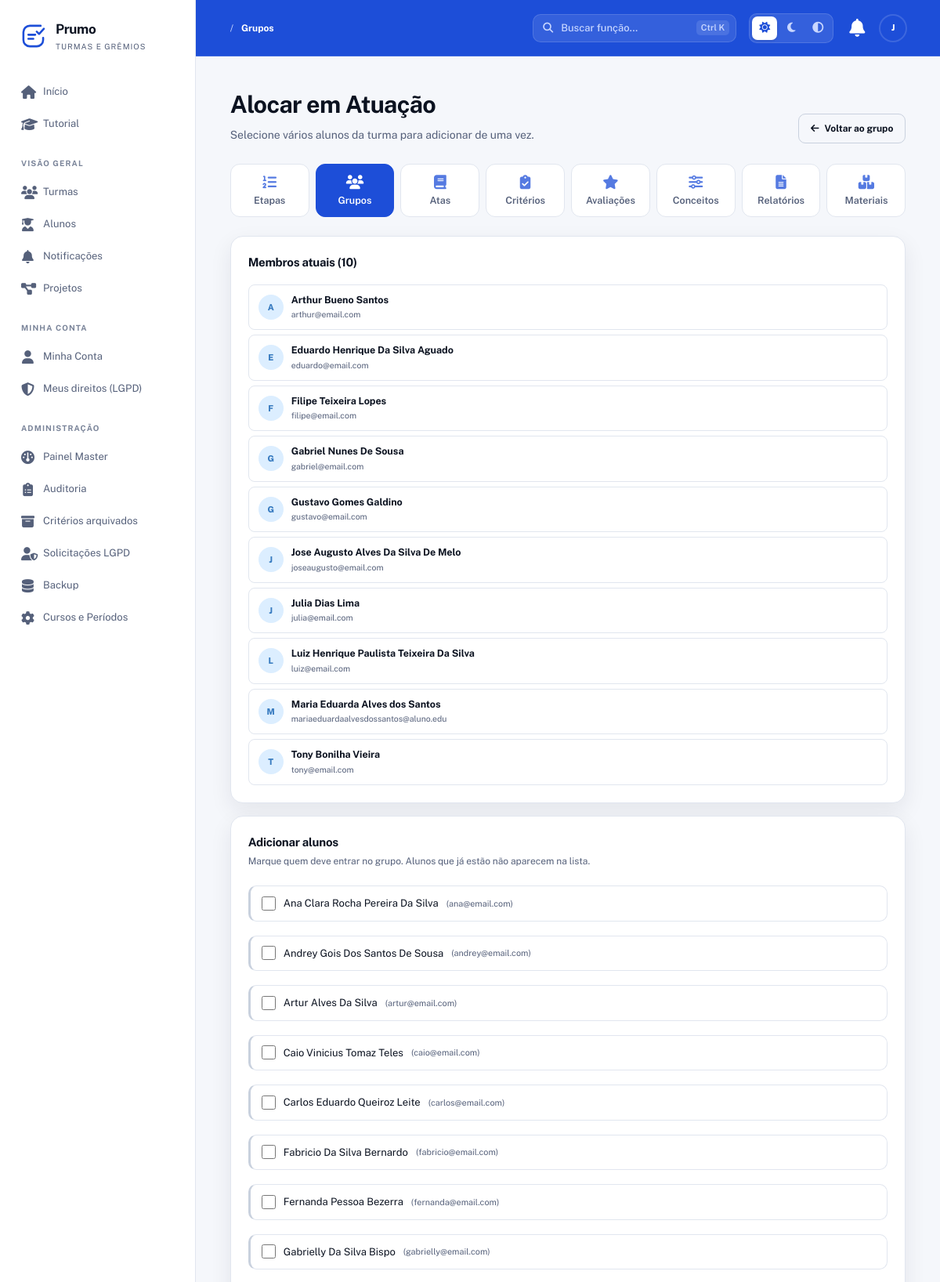
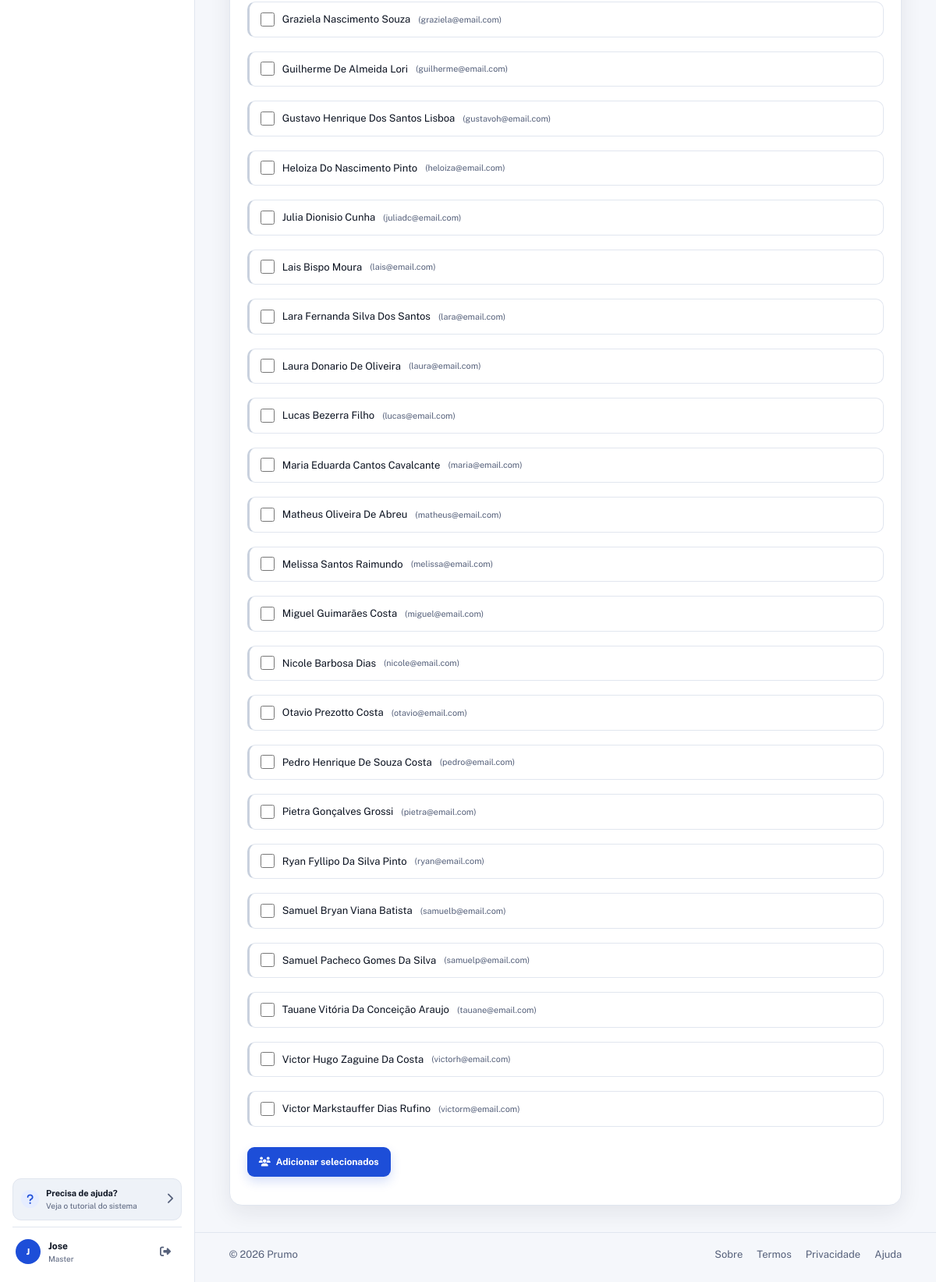
The app's page /Prumo/grupos/10/diretores/alocar (signed in) with its own data (2 pictures, top to bottom).
### tables this page shows
CREATE TABLE grupos (
  id INT AUTO_INCREMENT PRIMARY KEY,
  projeto_id INT NOT NULL,
  nome VARCHAR(150) NOT NULL,
  modo_avaliacao_grupo ENUM('individual','coletiva') DEFAULT 'individual',
  modo_avaliacao_por ENUM('diretor','representante','pares','autoavaliacao','misto') DEFAULT 'diretor',
  created_at TIMESTAMP DEFAULT CURRENT_TIMESTAMP,
  updated_at TIMESTAMP DEFAULT CURRENT_TIMESTAMP ON UPDATE CURRENT_TIMESTAMP,
  FOREIGN KEY (projeto_id) REFERENCES projetos(id) ON DELETE CASCADE,
  INDEX idx_grupos_projeto (projeto_id)
);

CREATE TABLE grupo_alunos (
  id INT AUTO_INCREMENT PRIMARY KEY,
  grupo_id INT NOT NULL,
  usuario_id INT NOT NULL,
  entrou_em TIMESTAMP DEFAULT CURRENT_TIMESTAMP,
  saiu_em DATETIME DEFAULT NULL,
  UNIQUE KEY unico_grupo_aluno (grupo_id, usuario_id),
  FOREIGN KEY (grupo_id) REFERENCES grupos(id) ON DELETE CASCADE,
  FOREIGN KEY (usuario_id) REFERENCES usuarios(id) ON DELETE CASCADE,
  INDEX idx_ga_usuario (usuario_id)
);

CREATE TABLE usuarios (
  id INT AUTO_INCREMENT PRIMARY KEY,
  nome VARCHAR(150) NOT NULL,
  email VARCHAR(150) NOT NULL UNIQUE,
  senha VARCHAR(255) NOT NULL,
  tipo ENUM('aluno','master') NOT NULL DEFAULT 'aluno',
  telefone VARCHAR(20) DEFAULT NULL,
  data_nascimento DATE DEFAULT NULL,
  email_confirmado TINYINT(1) NOT NULL DEFAULT 0,
  email_token VARCHAR(255) DEFAULT NULL,
  email_token_expira DATETIME DEFAULT NULL,
  primeiro_login TINYINT(1) NOT NULL DEFAULT 1,
  ativo TINYINT(1) NOT NULL DEFAULT 1,
  lgpd_aceito TINYINT(1) NOT NULL DEFAULT 0,
  lgpd_data DATETIME DEFAULT NULL,
  ultimo_acesso DATETIME DEFAULT NULL,
  created_at TIMESTAMP DEFAULT CURRENT_TIMESTAMP,
  updated_at TIMESTAMP DEFAULT CURRENT_TIMESTAMP ON UPDATE CURRENT_TIMESTAMP,
  INDEX idx_usuarios_email (email),
  INDEX idx_usuarios_tipo (tipo),
  INDEX idx_usuarios_ativo (ativo)
);

### app/Controllers/DiretorController.php (called while the page is built, shortened)
<?php
require_once __DIR__ . '/../Core/App.php';
require_once __DIR__ . '/../Models/Projeto.php';
require_once __DIR__ . '/../Models/Grupo.php';
require_once __DIR__ . '/../Models/GrupoAluno.php';
class DiretorController
{
    private Projeto      $projeto;
    private Grupo        $grupo;
    private GrupoAluno   $membro;
    public function __construct()
    {
        $this->projeto = new Projeto();
        $this->grupo   = new Grupo();
        $this->membro  = new GrupoAluno();
    }
    public function alocarForm(int $grupoId)
    {
        $grupo = $this->grupo->porId($grupoId);
        $projeto = $this->projeto->porId((int) $grupo['projeto_id']);
        $candidatos = $this->membro->candidatosNaTurma($grupoId, (int) $projeto['turma_id']);
        $membros    = $this->membro->listarAtivos($grupoId);
        $this->render('diretores/alocar', [
            'grupo'      => $grupo,
            'projeto'    => $projeto,
            'candidatos' => $candidatos,
            'membros'    => $membros,
        ]);
    }
    private function render(string $view, array $dados = []): void
    {
        extract($dados);
        require __DIR__ . '/../Views/' . $view . '.php';
    }
}

### app/Core/Router.php (called while the page is built, shortened)
<?php
require_once __DIR__ . '/App.php';
class Router
{
    private $routes = ['GET' => [], 'POST' => []];
    public function get($uri, $action, $roles = [])
    {
        $this->routes['GET'][$uri] = ['action' => $action, 'roles' => $roles];
    }
    public function post($uri, $action, $roles = [])
    {
        $this->routes['POST'][$uri] = ['action' => $action, 'roles' => $roles];
    }
    public function dispatch($requestUri)
    {
        $path     = parse_url($requestUri, PHP_URL_PATH);
        $basePath = App::getBasePath();
        if ($basePath && strpos($path, $basePath) === 0) {
            $path = substr($path, strlen($basePath));
        }
        $method = $_SERVER['REQUEST_METHOD'];
        $route  = $this->routes[$method][$path] ?? null;
        $params = [];
        if (!$route) {
            foreach ($this->routes[$method] as $routePath => $routeData) {
                if (str_contains($routePath, '{')) {
                    $pattern = preg_replace('#\{[a-zA-Z0-9_]+\}#', '([a-zA-Z0-9_\-\.]+)', $routePath);
                    $pattern = "#^" . $pattern . "$#";
                    if (preg_match($pattern, $path, $matches)) {
                        array_shift($matches);
                        $route  = $routeData;
                        $params = $matches;
                        break;
                    }
                }
            }
        }
        $action = $route['action'];
        [$controller, $methodName] = explode('@', $action);
        $controllerInstance = new $controller();
        $controllerInstance->$methodName(...$params);
    }
}

### public/index.php (called while the page is built, shortened)
<?php
require_once __DIR__ . '/../app/Core/App.php';
require_once __DIR__ . '/../app/Config/database.php';
require_once __DIR__ . '/../app/Core/Router.php';
$router = new Router();
$router->dispatch($_SERVER['REQUEST_URI']);

### app/Config/database.php (called while the page is built, shortened)
<?php
require_once __DIR__ . '/../Core/App.php';
class Database
{
    private static $connection = null;
    public static function getConnection()
    {
        if (self::$connection === null) {
            try {
                $host = App::get('DB_HOST', '127.0.0.1');
                $dbname = App::get('DB_NAME', 'ProjetoBase');
                $user = App::get('DB_USER', 'root');
                $pass = App::get('DB_PASS', '');
                $port = App::get('DB_PORT', '3306');
                if (strpos($host, ':') !== false) {
                    $dsn = "mysql:host={$host};dbname={$dbname};charset=utf8";
                } else {
                    $dsn = "mysql:host={$host};port={$port};dbname={$dbname};charset=utf8";
                }
                self::$connection = new PDO(
                    $dsn,
                    $user,
                    $pass,
                    [
                        PDO::ATTR_ERRMODE => PDO::ERRMODE_EXCEPTION,
                        PDO::ATTR_DEFAULT_FETCH_MODE => PDO::FETCH_ASSOC,
                        PDO::ATTR_EMULATE_PREPARES => false
                    ]
                );
            } catch (PDOException $e) {
                error_log("Erro de conexão com o banco: " . $e->getMessage());
                throw new Exception("Erro de conexão com o banco de dados: " . $e->getMessage());
            }
        }
        return self::$connection;
    }
}

### app/Core/Model.php (called while the page is built, shortened)
<?php
require_once __DIR__ . '/../Config/database.php';
class Model
{
    public function __construct()
    {
        $this->conn = Database::getConnection();
    }
}

### app/Models/Grupo.php (called while the page is built, shortened)
<?php
require_once __DIR__ . '/../Core/Model.php';
class Grupo extends Model
{
    public function porId(int $id): ?array
    {
        $stmt = $this->conn->prepare("
            SELECT g.*, p.nome AS projeto_nome, p.turma_id,
                   t.nome AS turma_nome, p.encerrado AS projeto_encerrado
            FROM grupos g
            INNER JOIN projetos p ON p.id = g.projeto_id
            INNER JOIN turmas t ON t.id = p.turma_id
            WHERE g.id = ? LIMIT 1
        ");
        $stmt->execute([$id]);
        return $stmt->fetch(PDO::FETCH_ASSOC) ?: null;
    }
}

### app/Core/App.php (called while the page is built, shortened)
<?php
class App
{
    private static $config = null;
    public static function init()
    {
        if (self::$config === null) {
            $envFile = __DIR__ . '/../../.env';
            self::$config = parse_ini_file($envFile);
        }
    }
    public static function get($key, $default = null)
    {
        return self::$config[$key] ?? $_ENV[$key] ?? $default;
    }
    public static function getName()
    {
        return self::get('APP_NAME', 'ProjetoBase');
    }
    public static function getBasePath()
    {
        return self::get('APP_BASE_PATH', '/' . self::getName());
    }
}

### app/Models/GrupoAluno.php (called while the page is built, shortened)
<?php
require_once __DIR__ . '/../Core/Model.php';
class GrupoAluno extends Model
{
    public function listarAtivos(int $grupoId): array
    {
        $stmt = $this->conn->prepare("
            SELECT ga.id, ga.usuario_id, ga.entrou_em, u.nome, u.email
            FROM grupo_alunos ga
            INNER JOIN usuarios u ON u.id = ga.usuario_id
            WHERE ga.grupo_id = ? AND ga.saiu_em IS NULL
            ORDER BY u.nome ASC
        ");
        $stmt->execute([$grupoId]);
        return $stmt->fetchAll(PDO::FETCH_ASSOC);
    }
    public function candidatosNaTurma(int $grupoId, int $turmaId): array
    {
        $stmt = $this->conn->prepare("
            SELECT u.id, u.nome, u.email
            FROM turma_usuarios tu
            INNER JOIN usuarios u ON u.id = tu.usuario_id
            WHERE tu.turma_id = ? AND tu.ativo = 1
              AND NOT EXISTS (
                  SELECT 1 FROM grupo_alunos ga
                  WHERE ga.grupo_id = ? AND ga.usuario_id = u.id AND ga.saiu_em IS NULL
              )
            ORDER BY u.nome ASC
        ");
        $stmt->execute([$turmaId, $grupoId]);
        return $stmt->fetchAll(PDO::FETCH_ASSOC);
    }
}

### app/Models/Projeto.php (called while the page is built, shortened)
<?php
require_once __DIR__ . '/../Core/Model.php';
class Projeto extends Model
{
    public function porId(int $id): ?array
    {
        $stmt = $this->conn->prepare("
            SELECT p.*, t.nome AS turma_nome, t.codigo_acesso AS turma_codigo,
                   u.nome AS encerrado_por_nome
            FROM projetos p
            INNER JOIN turmas t ON t.id = p.turma_id
            LEFT JOIN usuarios u ON u.id = p.encerrado_por
            WHERE p.id = ? LIMIT 1
        ");
        $stmt->execute([$id]);
        return $stmt->fetch(PDO::FETCH_ASSOC) ?: null;
    }
}

### app/Views/diretores/alocar.php (the view, shortened to what this page needs)
<?php
require_once __DIR__ . '/../layouts/header.php';
require_once __DIR__ . '/../layouts/nav.php';
?>
<section class="hero-section">
    <div>
        <h1>Alocar em <?= h($grupo['nome']) ?></h1>
        <p class="hero-subtitle">
            Selecione vários alunos da turma para adicionar de uma vez.
        </p>
    </div>
    <div class="hero-actions">
        <a class="button button-ghost" href="<?= $basePath ?>/grupos/<?= (int) $grupo['id'] ?>">
            <i class="fas fa-arrow-left"></i> Voltar ao grupo
        </a>
    </div>
</section>
<?php require __DIR__ . '/../projetos/_nav.php'; ?>
<section class="panel mb-16">
    <div class="panel-header">
        <div>
            <h2>Membros atuais (<?= count($membros) ?>)</h2>
        </div>
    </div>
    <?php if (empty($membros)): ?>
        <p class="text-muted">Nenhum membro.</p>
    <?php else: ?>
        <div class="membros-lista">
            <?php foreach ($membros as $m): ?>
                <div class="membro-item">
                    <span class="avatar avatar-blue"><?= strtoupper(substr($m['nome'], 0, 1)) ?></span>
                    <div class="membro-info">
                        <strong><?= h($m['nome']) ?></strong>
                        <small><?= h($m['email']) ?></small>
                    </div>
                </div>
            <?php endforeach; ?>
        </div>
    <?php endif; ?>
</section>
<section class="panel">
    <div class="panel-header">
        <div>
            <h2>Adicionar alunos</h2>
            <p>
                Marque quem deve entrar no grupo. Alunos que já estão não aparecem na lista.
            </p>
        </div>
    </div>
    <?php if (empty($candidatos)): ?>
        <p class="text-muted">
            Nenhum aluno disponível na turma (todos já estão neste grupo).
        </p>
    <?php else: ?>
        <form method="POST" action="<?= $basePath ?>/grupos/<?= (int) $grupo['id'] ?>/diretores/alocar">
            <div class="membros-lista">
                <?php foreach ($candidatos as $c): ?>
                    <label class="participante participante-turma">
                        <input type="checkbox" name="usuarios[]" value="<?= (int) $c['id'] ?>">
                        <?= h($c['nome']) ?>
                        <small class="text-muted">(<?= h($c['email']) ?>)</small>
                    </label>
                <?php endforeach; ?>
            </div>
            <p class="mt-20">
                <button type="submit" class="button button-primary">
                    <i class="fas fa-users"></i> Adicionar selecionados
                </button>
            </p>
        </form>
    <?php endif; ?>
</section>
<?php require_once __DIR__ . '/../layouts/footer.php'; ?>

### records on screen
grupos: nome "Atuação"
grupo_alunos: usuario.nome "A", usuario.nome "Arthur Bueno Santos", usuario.email "arthur@email.com"
grupo_alunos: usuario.nome "E", usuario.nome "Eduardo Henrique Da Silva Aguado", usuario.email "eduardo@email.com"
grupo_alunos: usuario.nome "F", usuario.nome "Filipe Teixeira Lopes", usuario.email "filipe@email.com"
grupo_alunos: usuario.nome "G", usuario.nome "Gabriel Nunes De Sousa", usuario.email "gabriel@email.com"
grupo_alunos: usuario.nome "G", usuario.nome "Gustavo Gomes Galdino", usuario.email "gustavo@email.com"
grupo_alunos: usuario.nome "J", usuario.nome "Jose Augusto Alves Da Silva De Melo", usuario.email "joseaugusto@email.com"
grupo_alunos: usuario.nome "J", usuario.nome "Julia Dias Lima", usuario.email "julia@email.com"
grupo_alunos: usuario.nome "L", usuario.nome "Luiz Henrique Paulista Teixeira Da Silva", usuario.email "luiz@email.com"
grupo_alunos: usuario.nome "M", usuario.nome "Maria Eduarda Alves dos Santos", usuario.email "mariaeduardaalvesdossantos@aluno.edu"
grupo_alunos: usuario.nome "T", usuario.nome "Tony Bonilha Vieira", usuario.email "tony@email.com"
usuarios: nome "Ana Clara Rocha Pereira Da Silva", email "ana@email.com"
usuarios: nome "Andrey Gois Dos Santos De Sousa", email "andrey@email.com"
usuarios: nome "Artur Alves Da Silva", email "artur@email.com"
usuarios: nome "Caio Vinicius Tomaz Teles", email "caio@email.com"
usuarios: nome "Carlos Eduardo Queiroz Leite", email "carlos@email.com"
usuarios: nome "Fabricio Da Silva Bernardo", email "fabricio@email.com"
usuarios: nome "Fernanda Pessoa Bezerra", email "fernanda@email.com"
usuarios: nome "Gabrielly Da Silva Bispo", email "gabrielly@email.com"
usuarios: nome "Graziela Nascimento Souza", email "graziela@email.com"
usuarios: nome "Guilherme De Almeida Lori", email "guilherme@email.com"
usuarios: nome "Gustavo Henrique Dos Santos Lisboa", email "gustavoh@email.com"
usuarios: nome "Heloiza Do Nascimento Pinto", email "heloiza@email.com"
usuarios: nome "Julia Dionisio Cunha", email "juliadc@email.com"
usuarios: nome "Lais Bispo Moura", email "lais@email.com"
usuarios: nome "Lara Fernanda Silva Dos Santos", email "lara@email.com"
usuarios: nome "Laura Donario De Oliveira", email "laura@email.com"
usuarios: nome "Lucas Bezerra Filho", email "lucas@email.com"
usuarios: nome "Maria Eduarda Cantos Cavalcante", email "maria@email.com"
usuarios: nome "Matheus Oliveira De Abreu", email "matheus@email.com"
usuarios: nome "Melissa Santos Raimundo", email "melissa@email.com"
usuarios: nome "Miguel Guimarães Costa", email "miguel@email.com"
usuarios: nome "Nicole Barbosa Dias", email "nicole@email.com"
usuarios: nome "Otavio Prezotto Costa", email "otavio@email.com"
usuarios: nome "Pedro Henrique De Souza Costa", email "pedro@email.com"
usuarios: nome "Pietra Gonçalves Grossi", email "pietra@email.com"
usuarios: nome "Ryan Fyllipo Da Silva Pinto", email "ryan@email.com"
usuarios: nome "Samuel Bryan Viana Batista", email "samuelb@email.com"
usuarios: nome "Samuel Pacheco Gomes Da Silva", email "samuelp@email.com"
usuarios: nome "Tauane Vitória Da Conceição Araujo", email "tauane@email.com"
usuarios: nome "Victor Hugo Zaguine Da Costa", email "victorh@email.com"
usuarios: nome "Victor Markstauffer Dias Rufino", email "victorm@email.com"

### other values on screen
$appName "Prumo"
$label "Início"
$label "Tutorial"
$secao "VISÃO GERAL"
$label "Turmas"
$label "Alunos"
$label "Notificações"
$label "Projetos"
$secao "MINHA CONTA"
$label "Minha Conta"
$label "Meus direitos (LGPD)"
$secao "ADMINISTRAÇÃO"
$label "Painel Master"
$label "Auditoria"
$label "Critérios arquivados"
